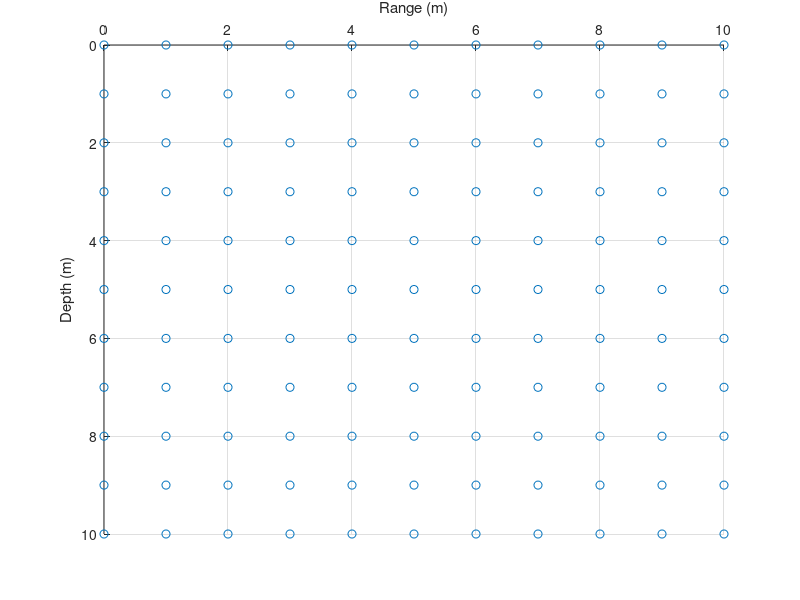

This chart was generated by the following MATLAB code:
X = 0:10;
Y = 0:10;
[XX, YY] = meshgrid(X, Y);

figure;
scatter(XX, YY)
set( gca, 'YDir', 'Reverse');
set(gca, 'XAxisLocation', 'top');
xlabel('Range (m)')
ylabel('Depth (m)')
grid("on")